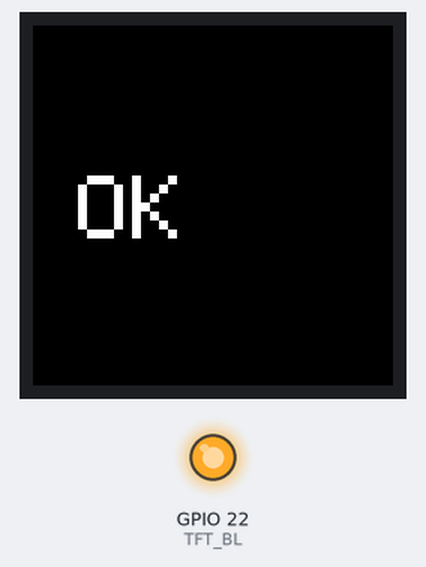
A sketch run on a simulated ESP32. Shown: 240×240 colour display, output pins drawn as LEDs (lit = HIGH). What the sketch prints to the serial monitor is not drawn.

Above: at 15.7 s.

The sketch:

lcd_smoke.ino
```cpp
// lcd_smoke.ino — 一次性 LCD 诊断 sketch。
//
// 目的：判断破损的 LCD 还能显示什么。不连 Wi-Fi、不读 NFC、不写
// HTTP——只对 ST7789 整屏画大色块 + 大字，3 秒切一次。
//
// 用法：用 Arduino IDE 把这个 .ino 烧到 B 板（裂屏那台）。烧好后
// 屏幕会循环 BLACK → WHITE → RED → GREEN → BLUE → "OK"，同时
// Serial Monitor 也会同步打印当前应该是什么颜色，方便对照"应该看到
// 的 vs 实际看到的"。
//
// 验完想恢复 B 板正常工作，重烧 serial_avatar/ 即可。

#include <Arduino_GFX_Library.h>

// ---- LCD pin config (同 serial_avatar.ino) ---------------------------------
#define TFT_SCK   7
#define TFT_MOSI  6
#define TFT_CS    14
#define TFT_DC    15
#define TFT_RST   21
#define TFT_BL    22

#define LCD_W     240
#define LCD_H     240
#define ROTATION  0
#define IPS_MODE  true

Arduino_DataBus *bus = new Arduino_ESP32SPI(TFT_DC, TFT_CS, TFT_SCK, TFT_MOSI, GFX_NOT_DEFINED);
Arduino_GFX *gfx = new Arduino_ST7789(bus, TFT_RST, ROTATION, IPS_MODE, LCD_W, LCD_H, 0, 0, 0, 0);

void setup() {
  Serial.begin(115200);
  delay(200);
  Serial.println("\n[lcd_smoke] booting");

  pinMode(TFT_BL, OUTPUT);
  digitalWrite(TFT_BL, HIGH);

  if (!gfx->begin()) {
    Serial.println("[lcd_smoke] gfx->begin() FAILED");
    while (1) delay(1000);
  }

  Serial.println("[lcd_smoke] gfx ready — entering cycle");
}

// Helper：用 16 px 大字写一行居中文本，方便远距离辨认。
void drawBigText(const char* msg, uint16_t fg, uint16_t bg) {
  gfx->fillScreen(bg);
  gfx->setTextColor(fg);
  gfx->setTextSize(6);   // 内置 5x7 字体 × 6 ≈ 30x42 px 一个字符
  // 居中位置：6 字 × 30 px = 180 px 宽，从 (30, 100) 起画
  gfx->setCursor(30, 100);
  gfx->print(msg);
}

void loop() {
  Serial.println("[lcd_smoke] --- BLACK (should look completely dark)");
  gfx->fillScreen(0x0000);
  delay(3000);

  Serial.println("[lcd_smoke] --- WHITE (should look completely bright)");
  gfx->fillScreen(0xFFFF);
  delay(3000);

  Serial.println("[lcd_smoke] --- RED");
  gfx->fillScreen(0xF800);
  delay(3000);

  Serial.println("[lcd_smoke] --- GREEN");
  gfx->fillScreen(0x07E0);
  delay(3000);

  Serial.println("[lcd_smoke] --- BLUE");
  gfx->fillScreen(0x001F);
  delay(3000);

  Serial.println("[lcd_smoke] --- big text 'OK' (white on black)");
  drawBigText("OK", 0xFFFF, 0x0000);
  delay(3000);

  Serial.println("[lcd_smoke] cycle done — restarting\n");
}
```

Measured:
- what the display in image 0 shows lasts 3.0 s, from 15.7 s to 18.7 s
